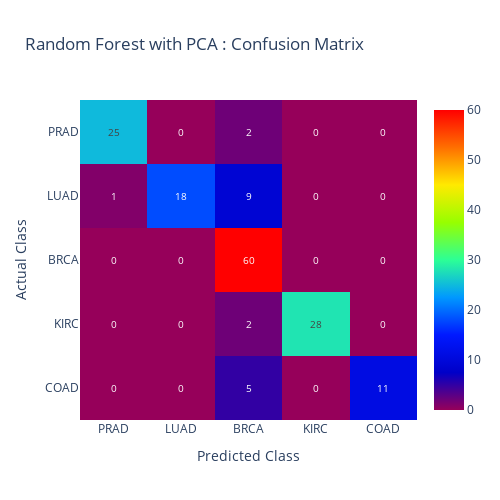
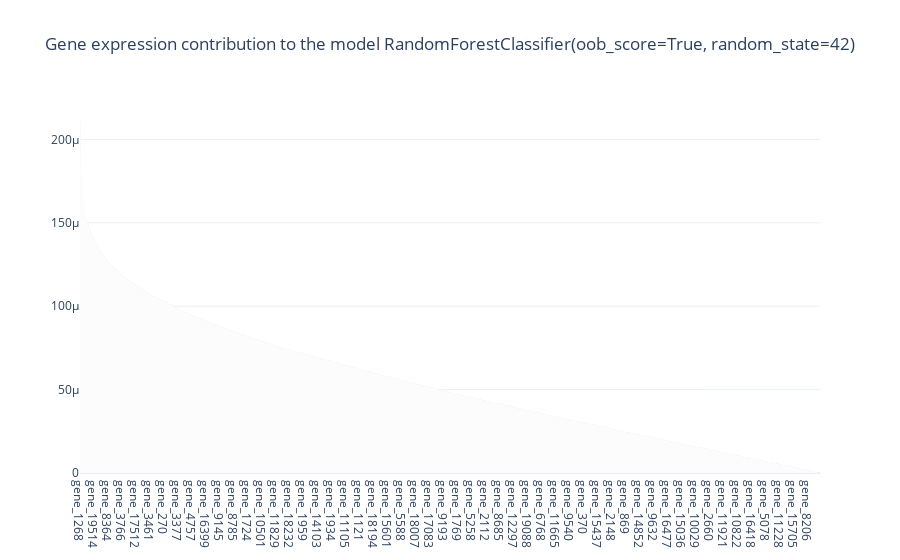

The cell these charts' notebook holds for them, in order:
### Code cell
run_pca_randomforest()

### Figure 1 — Plotly figure (JSON) as saved in the notebook; plotly's stock layout.template omitted (floating-point values rounded to 4 significant figures)
{"data": [{"colorscale": [[0, "rgb(150,0,90)"], [0.125, "rgb(0,0,200)"], [0.25, "rgb(0,25,255)"], [0.375, "rgb(0,152,255)"], [0.5, "rgb(44,255,150)"], [0.625, "rgb(151,255,0)"], [0.75, "rgb(255,234,0)"], [0.875, "rgb(255,111,0)"], [1, "rgb(255,0,0)"]], "textfont": {"size": 10}, "texttemplate": "%{z}", "type": "heatmap", "x": ["PRAD", "LUAD", "BRCA", "KIRC", "COAD"], "y": ["COAD", "KIRC", "BRCA", "LUAD", "PRAD"], "z": [[0, 0, 5, 0, 11], [0, 0, 2, 28, 0], [0, 0, 60, 0, 0], [1, 18, 9, 0, 0], [25, 0, 2, 0, 0]]}], "layout": {"height": 500, "title": {"text": "Random Forest with PCA : Confusion Matrix"}, "width": 500, "xaxis": {"title": {"text": "Predicted Class"}}, "yaxis": {"title": {"text": "Actual Class"}}}}

### Figure 2 — Plotly figure (JSON) as saved in the notebook; plotly's stock layout.template omitted (floating-point values rounded to 4 significant figures; data arrays with more than 128 entries replaced by an {"elided": "..."} marker saying what was removed)
{"data": [{"marker": {"color": "indianred"}, "type": "bar", "x": {"elided": "18604 str values"}, "y": {"elided": "18604 float values"}}], "layout": {"title": {"text": "Gene expression contribution to the model\nRandomForestClassifier(oob_score=True, random_state=42)"}}}
